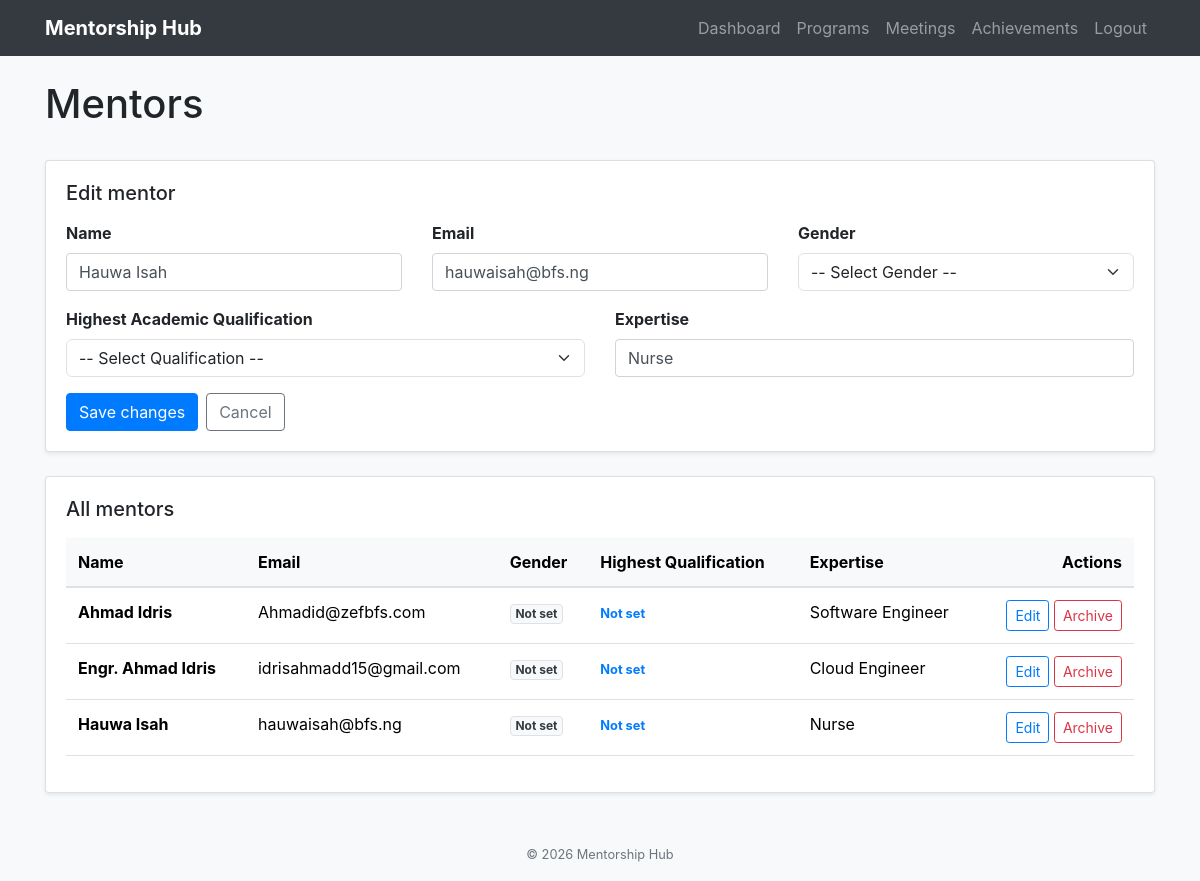
The app's page /mentors?edit=1002 (signed in) with its own data.
### tables this page shows
CREATE TABLE Mentor ( 

    MentorID INTEGER PRIMARY KEY AUTOINCREMENT, 

    Name TEXT, 

    Email TEXT, 

    Expertise TEXT, 

    JoinedAt TEXT DEFAULT CURRENT_TIMESTAMP 

, IsActive INTEGER DEFAULT 1, Gender TEXT, HighestQualification TEXT);

### app.py (the view)
@app.route('/mentors')
def mentors():
    if 'user_name' not in session:
        return redirect(url_for('login'))
    edit_id = request.args.get('edit')
    mentor_to_edit = None
    conn = sqlite3.connect(DB_PATH)
    cursor = conn.cursor()
    cursor.execute('''
        SELECT MentorID, Name, Email, Expertise, COALESCE(Gender, 'Not set'), COALESCE(HighestQualification, 'Not set')
        FROM Mentor WHERE IsActive = 1 ORDER BY Name
    ''')
    mentor_list = cursor.fetchall()
    if edit_id:
        cursor.execute('SELECT MentorID, Name, Email, Expertise, Gender, HighestQualification FROM Mentor WHERE MentorID = ?', (edit_id,))
        mentor_to_edit = cursor.fetchone()
    conn.close()
    return render_template('mentors.html', mentors=mentor_list, mentor_to_edit=mentor_to_edit)

### templates/mentors.html (shortened to what this page needs)
{% extends "base.html" %}
{% block content %}
<div class="d-flex justify-content-between align-items-center mb-4">
    <h1>Mentors</h1>
</div>
<div class="card shadow-sm mb-4">
    <div class="card-body">
        <h2 class="h5 mb-3">{{ 'Edit mentor' if mentor_to_edit else 'Add a mentor' }}</h2>
        <form method="POST" action="{{ url_for('edit_mentor', mentor_id=mentor_to_edit[0]) if mentor_to_edit else url_for('add_mentor') }}">
            <div class="row g-3">
                <div class="col-md-4">
                    <label for="name" class="form-label font-weight-bold">Name</label>
                    <input type="text" id="name" name="name" class="form-control" value="{{ mentor_to_edit[1] if mentor_to_edit else '' }}" required>
                </div>
                <div class="col-md-4">
                    <label for="email" class="form-label font-weight-bold">Email</label>
                    <input type="email" id="email" name="email" class="form-control" value="{{ mentor_to_edit[2] if mentor_to_edit else '' }}" required>
                </div>
                <div class="col-md-4">
                    <label for="gender" class="form-label font-weight-bold">Gender</label>
                    <select id="gender" name="gender" class="form-select" required>
                        <option value="">-- Select Gender --</option>
                    </select>
                </div>
                <div class="col-md-6">
                    <label for="highest_qualification" class="form-label font-weight-bold">Highest Academic Qualification</label>
                    <select id="highest_qualification" name="highest_qualification" class="form-select" required>
                        <option value="">-- Select Qualification --</option>
                    </select>
                </div>
                <div class="col-md-6">
                    <label for="expertise" class="form-label font-weight-bold">Expertise</label>
                    <input type="text" id="expertise" name="expertise" class="form-control" value="{{ mentor_to_edit[3] if mentor_to_edit else '' }}">
                </div>
            </div>
            <div class="mt-3 d-flex gap-2">
                <button type="submit" class="btn btn-primary">{{ 'Save changes' if mentor_to_edit else 'Add mentor' }}</button>
                {% if mentor_to_edit %}
                <a href="{{ url_for('mentors') }}" class="btn btn-outline-secondary">Cancel</a>
                {% endif %}
            </div>
        </form>
    </div>
</div>
<div class="card shadow-sm">
    <div class="card-body">
        <h2 class="h5 mb-3">All mentors</h2>
        {% if mentors %}
        <div class="table-responsive">
            <table class="table align-middle">
                <thead class="table-light">
                    <tr>
                        <th>Name</th>
                        <th>Email</th>
                        <th>Gender</th>
                        <th>Highest Qualification</th>
                        <th>Expertise</th>
                        <th class="text-end">Actions</th>
                    </tr>
                </thead>
                <tbody>
                    {% for mentor in mentors %}
                    <tr>
                        <td><strong>{{ mentor[1] }}</strong></td>
                        <td>{{ mentor[2] }}</td>
                        <td><span class="badge bg-light text-dark border">{{ mentor[4] }}</span></td>
                        <td><small class="text-primary font-weight-bold">{{ mentor[5] }}</small></td>
                        <td>{{ mentor[3] or 'Not set' }}</td>
                        <td class="text-end">
                            <a href="{{ url_for('mentors', edit=mentor[0]) }}" class="btn btn-sm btn-outline-primary">Edit</a>
                            <form method="POST" action="{{ url_for('delete_mentor', mentor_id=mentor[0]) }}" class="d-inline" onsubmit="return confirm('Archive this mentor? This will deactivate their login.');">
                                <button type="submit" class="btn btn-sm btn-outline-danger">Archive</button>
                            </form>
                        </td>
                    </tr>
                    {% endfor %}
                </tbody>
            </table>
        </div>
        {% else %}
        <p class="text-muted">No mentors have been added yet.</p>
        {% endif %}
    </div>
</div>
{% endblock %}

### records on screen
Mentor: name "Hauwa Isah", email "hauwaisah@bfs.ng", expertise "Nurse", Name "Hauwa Isah", Email "hauwaisah@bfs.ng", mentor "Not set", Expertise "Nurse"
Mentor: Name "Ahmad Idris", Email "Ahmadid@zefbfs.com", mentor "Not set", Expertise "Software Engineer"
Mentor: Name "Engr. Ahmad Idris", Email "idrisahmadd15@gmail.com", mentor "Not set", Expertise "Cloud Engineer"

### other values on screen
{{ 'Edit mentor' if mentor_to_edit else 'Add a mentor' }} "Edit mentor"
{{ 'Save changes' if mentor_to_edit else 'Add mentor' }} "Save changes"
